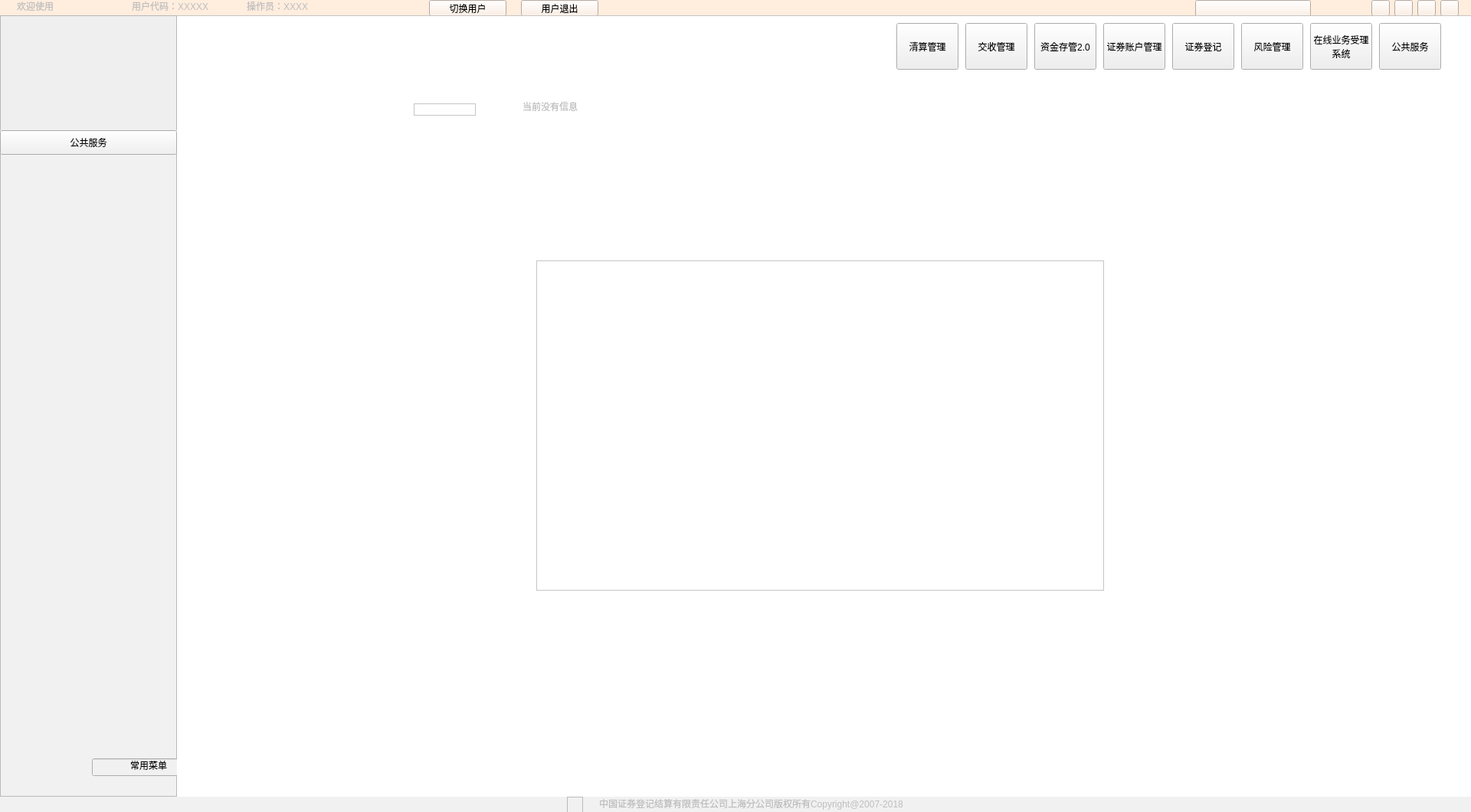
<?xml version="1.0" encoding="UTF-8"?>
<ui version="4.0">
 <class>dashboard</class>
 <widget class="QWidget" name="dashboard">
  <property name="geometry">
   <rect>
    <x>0</x>
    <y>0</y>
    <width>1920</width>
    <height>1060</height>
   </rect>
  </property>
  <property name="windowTitle">
   <string>Form</string>
  </property>
  <widget class="QWidget" name="widget" native="true">
   <property name="geometry">
    <rect>
     <x>0</x>
     <y>0</y>
     <width>1920</width>
     <height>21</height>
    </rect>
   </property>
   <property name="styleSheet">
    <string notr="true">background-color: rgb(255, 237, 222);</string>
   </property>
   <widget class="QLineEdit" name="lineEdit">
    <property name="enabled">
     <bool>false</bool>
    </property>
    <property name="geometry">
     <rect>
      <x>20</x>
      <y>0</y>
      <width>113</width>
      <height>21</height>
     </rect>
    </property>
    <property name="text">
     <string>欢迎使用</string>
    </property>
    <property name="frame">
     <bool>false</bool>
    </property>
   </widget>
   <widget class="QLineEdit" name="lineEdit_2">
    <property name="enabled">
     <bool>false</bool>
    </property>
    <property name="geometry">
     <rect>
      <x>170</x>
      <y>0</y>
      <width>113</width>
      <height>21</height>
     </rect>
    </property>
    <property name="text">
     <string>用户代码：XXXXX</string>
    </property>
    <property name="frame">
     <bool>false</bool>
    </property>
   </widget>
   <widget class="QToolButton" name="toolButton">
    <property name="geometry">
     <rect>
      <x>560</x>
      <y>0</y>
      <width>101</width>
      <height>21</height>
     </rect>
    </property>
    <property name="text">
     <string>切换用户</string>
    </property>
   </widget>
   <widget class="QToolButton" name="toolButton_2">
    <property name="geometry">
     <rect>
      <x>680</x>
      <y>0</y>
      <width>101</width>
      <height>21</height>
     </rect>
    </property>
    <property name="text">
     <string>用户退出</string>
    </property>
   </widget>
   <widget class="QLineEdit" name="lineEdit_3">
    <property name="enabled">
     <bool>false</bool>
    </property>
    <property name="geometry">
     <rect>
      <x>320</x>
      <y>0</y>
      <width>113</width>
      <height>21</height>
     </rect>
    </property>
    <property name="text">
     <string>操作员：XXXX</string>
    </property>
    <property name="frame">
     <bool>false</bool>
    </property>
   </widget>
   <widget class="QToolButton" name="toolButton_3">
    <property name="geometry">
     <rect>
      <x>1880</x>
      <y>0</y>
      <width>24</width>
      <height>21</height>
     </rect>
    </property>
    <property name="icon">
     <iconset resource="image.qrc">
      <normaloff>:/image/close.png</normaloff>:/image/close.png</iconset>
    </property>
    <property name="iconSize">
     <size>
      <width>24</width>
      <height>21</height>
     </size>
    </property>
   </widget>
   <widget class="QToolButton" name="toolButton_4">
    <property name="geometry">
     <rect>
      <x>1850</x>
      <y>0</y>
      <width>24</width>
      <height>21</height>
     </rect>
    </property>
    <property name="icon">
     <iconset resource="image.qrc">
      <normaloff>:/image/rewindow.png</normaloff>:/image/rewindow.png</iconset>
    </property>
    <property name="iconSize">
     <size>
      <width>24</width>
      <height>21</height>
     </size>
    </property>
   </widget>
   <widget class="QToolButton" name="toolButton_6">
    <property name="geometry">
     <rect>
      <x>1820</x>
      <y>0</y>
      <width>24</width>
      <height>21</height>
     </rect>
    </property>
    <property name="icon">
     <iconset resource="image.qrc">
      <normaloff>:/image/minit.png</normaloff>:/image/minit.png</iconset>
    </property>
    <property name="iconSize">
     <size>
      <width>24</width>
      <height>21</height>
     </size>
    </property>
   </widget>
   <widget class="QToolButton" name="toolButton_5">
    <property name="geometry">
     <rect>
      <x>1790</x>
      <y>0</y>
      <width>24</width>
      <height>21</height>
     </rect>
    </property>
    <property name="icon">
     <iconset resource="image.qrc">
      <normaloff>:/image/help.png</normaloff>:/image/help.png</iconset>
    </property>
    <property name="iconSize">
     <size>
      <width>24</width>
      <height>21</height>
     </size>
    </property>
   </widget>
   <widget class="QPushButton" name="pushButton">
    <property name="geometry">
     <rect>
      <x>1560</x>
      <y>0</y>
      <width>151</width>
      <height>23</height>
     </rect>
    </property>
    <property name="styleSheet">
     <string notr="true">image: url(:/image/PROPcombobox.png);</string>
    </property>
   </widget>
  </widget>
  <widget class="QWidget" name="widget_2" native="true">
   <property name="geometry">
    <rect>
     <x>1160</x>
     <y>20</y>
     <width>731</width>
     <height>80</height>
    </rect>
   </property>
   <widget class="QToolButton" name="toolButton_7">
    <property name="geometry">
     <rect>
      <x>10</x>
      <y>10</y>
      <width>81</width>
      <height>61</height>
     </rect>
    </property>
    <property name="text">
     <string>清算管理</string>
    </property>
    <property name="toolButtonStyle">
     <enum>Qt::ToolButtonTextUnderIcon</enum>
    </property>
   </widget>
   <widget class="QToolButton" name="toolButton_8">
    <property name="geometry">
     <rect>
      <x>100</x>
      <y>10</y>
      <width>81</width>
      <height>61</height>
     </rect>
    </property>
    <property name="text">
     <string>交收管理</string>
    </property>
    <property name="icon">
     <iconset resource="image.qrc">
      <normaloff>:/image/settetcontrol.png</normaloff>:/image/settetcontrol.png</iconset>
    </property>
    <property name="iconSize">
     <size>
      <width>40</width>
      <height>40</height>
     </size>
    </property>
    <property name="toolButtonStyle">
     <enum>Qt::ToolButtonTextUnderIcon</enum>
    </property>
   </widget>
   <widget class="QToolButton" name="toolButton_9">
    <property name="geometry">
     <rect>
      <x>190</x>
      <y>10</y>
      <width>81</width>
      <height>61</height>
     </rect>
    </property>
    <property name="text">
     <string>资金存管2.0</string>
    </property>
    <property name="icon">
     <iconset resource="image.qrc">
      <normaloff>:/image/savecontrol.png</normaloff>:/image/savecontrol.png</iconset>
    </property>
    <property name="iconSize">
     <size>
      <width>40</width>
      <height>40</height>
     </size>
    </property>
    <property name="toolButtonStyle">
     <enum>Qt::ToolButtonTextUnderIcon</enum>
    </property>
   </widget>
   <widget class="QToolButton" name="toolButton_10">
    <property name="geometry">
     <rect>
      <x>280</x>
      <y>10</y>
      <width>81</width>
      <height>61</height>
     </rect>
    </property>
    <property name="text">
     <string>证券账户管理</string>
    </property>
   </widget>
   <widget class="QToolButton" name="toolButton_11">
    <property name="geometry">
     <rect>
      <x>370</x>
      <y>10</y>
      <width>81</width>
      <height>61</height>
     </rect>
    </property>
    <property name="text">
     <string>证券登记</string>
    </property>
    <property name="icon">
     <iconset resource="image.qrc">
      <normaloff>:/image/reso.png</normaloff>:/image/reso.png</iconset>
    </property>
    <property name="iconSize">
     <size>
      <width>40</width>
      <height>40</height>
     </size>
    </property>
    <property name="toolButtonStyle">
     <enum>Qt::ToolButtonTextUnderIcon</enum>
    </property>
   </widget>
   <widget class="QToolButton" name="toolButton_12">
    <property name="geometry">
     <rect>
      <x>460</x>
      <y>10</y>
      <width>81</width>
      <height>61</height>
     </rect>
    </property>
    <property name="text">
     <string>风险管理</string>
    </property>
    <property name="icon">
     <iconset resource="image.qrc">
      <normaloff>:/image/dangercontrol.png</normaloff>:/image/dangercontrol.png</iconset>
    </property>
    <property name="iconSize">
     <size>
      <width>40</width>
      <height>40</height>
     </size>
    </property>
    <property name="toolButtonStyle">
     <enum>Qt::ToolButtonTextUnderIcon</enum>
    </property>
   </widget>
   <widget class="QToolButton" name="toolButton_13">
    <property name="geometry">
     <rect>
      <x>550</x>
      <y>10</y>
      <width>81</width>
      <height>61</height>
     </rect>
    </property>
    <property name="text">
     <string>在线业务受理
系统</string>
    </property>
   </widget>
   <widget class="QToolButton" name="toolButton_14">
    <property name="geometry">
     <rect>
      <x>640</x>
      <y>10</y>
      <width>81</width>
      <height>61</height>
     </rect>
    </property>
    <property name="text">
     <string>公共服务</string>
    </property>
   </widget>
  </widget>
  <widget class="QWidget" name="widget_3" native="true">
   <property name="geometry">
    <rect>
     <x>0</x>
     <y>20</y>
     <width>1920</width>
     <height>1041</height>
    </rect>
   </property>
   <widget class="QFrame" name="frame">
    <property name="geometry">
     <rect>
      <x>0</x>
      <y>0</y>
      <width>231</width>
      <height>151</height>
     </rect>
    </property>
    <property name="styleSheet">
     <string notr="true">border-image: url(:/image/PROPlogo.png);</string>
    </property>
    <property name="frameShape">
     <enum>QFrame::StyledPanel</enum>
    </property>
    <property name="frameShadow">
     <enum>QFrame::Raised</enum>
    </property>
   </widget>
   <widget class="QStackedWidget" name="stackedWidget">
    <property name="geometry">
     <rect>
      <x>0</x>
      <y>150</y>
      <width>231</width>
      <height>891</height>
     </rect>
    </property>
    <property name="styleSheet">
     <string notr="true">background-color: rgb(241, 241, 241);</string>
    </property>
    <widget class="QWidget" name="page">
     <widget class="QTreeView" name="treeView">
      <property name="geometry">
       <rect>
        <x>0</x>
        <y>30</y>
        <width>231</width>
        <height>840</height>
       </rect>
      </property>
     </widget>
     <widget class="QLineEdit" name="lineEdit_8">
      <property name="geometry">
       <rect>
        <x>120</x>
        <y>820</y>
        <width>113</width>
        <height>23</height>
       </rect>
      </property>
      <property name="text">
       <string>常用菜单   </string>
      </property>
      <property name="alignment">
       <set>Qt::AlignRight|Qt::AlignTrailing|Qt::AlignVCenter</set>
      </property>
     </widget>
     <widget class="QToolButton" name="toolButton_15">
      <property name="geometry">
       <rect>
        <x>0</x>
        <y>0</y>
        <width>231</width>
        <height>32</height>
       </rect>
      </property>
      <property name="text">
       <string>公共服务</string>
      </property>
      <property name="icon">
       <iconset resource="image.qrc">
        <normaloff>:/image/dashboard.png</normaloff>:/image/dashboard.png</iconset>
      </property>
      <property name="iconSize">
       <size>
        <width>20</width>
        <height>20</height>
       </size>
      </property>
      <property name="toolButtonStyle">
       <enum>Qt::ToolButtonTextBesideIcon</enum>
      </property>
     </widget>
    </widget>
    <widget class="QWidget" name="page_2"/>
   </widget>
   <widget class="QStackedWidget" name="stackedWidget_2">
    <property name="geometry">
     <rect>
      <x>230</x>
      <y>0</y>
      <width>1691</width>
      <height>1041</height>
     </rect>
    </property>
    <widget class="QWidget" name="page_3">
     <property name="styleSheet">
      <string notr="true">background-color: rgb(255, 255, 255);</string>
     </property>
     <widget class="QFrame" name="frame_2">
      <property name="geometry">
       <rect>
        <x>0</x>
        <y>0</y>
        <width>1691</width>
        <height>111</height>
       </rect>
      </property>
      <property name="styleSheet">
       <string notr="true">border-image: url(:/image/publicservertop.png);</string>
      </property>
      <property name="frameShape">
       <enum>QFrame::StyledPanel</enum>
      </property>
      <property name="frameShadow">
       <enum>QFrame::Raised</enum>
      </property>
     </widget>
     <widget class="QLineEdit" name="lineEdit_5">
      <property name="geometry">
       <rect>
        <x>0</x>
        <y>110</y>
        <width>1691</width>
        <height>23</height>
       </rect>
      </property>
      <property name="frame">
       <bool>false</bool>
      </property>
     </widget>
     <widget class="QFrame" name="frame_3">
      <property name="geometry">
       <rect>
        <x>310</x>
        <y>115</y>
        <width>81</width>
        <height>16</height>
       </rect>
      </property>
      <property name="styleSheet">
       <string notr="true">border-image: url(:/image/newmessage.png);</string>
      </property>
      <property name="frameShape">
       <enum>QFrame::StyledPanel</enum>
      </property>
      <property name="frameShadow">
       <enum>QFrame::Raised</enum>
      </property>
     </widget>
     <widget class="QLineEdit" name="lineEdit_6">
      <property name="enabled">
       <bool>false</bool>
      </property>
      <property name="geometry">
       <rect>
        <x>450</x>
        <y>110</y>
        <width>1241</width>
        <height>23</height>
       </rect>
      </property>
      <property name="text">
       <string>当前没有信息</string>
      </property>
      <property name="frame">
       <bool>false</bool>
      </property>
     </widget>
     <widget class="QFrame" name="frame_4">
      <property name="geometry">
       <rect>
        <x>470</x>
        <y>320</y>
        <width>741</width>
        <height>431</height>
       </rect>
      </property>
      <property name="styleSheet">
       <string notr="true">border-image: url(:/image/welcomedashboard.png);</string>
      </property>
      <property name="frameShape">
       <enum>QFrame::StyledPanel</enum>
      </property>
      <property name="frameShadow">
       <enum>QFrame::Raised</enum>
      </property>
     </widget>
    </widget>
    <widget class="QWidget" name="page_4"/>
   </widget>
   <zorder>stackedWidget_2</zorder>
   <zorder>frame</zorder>
   <zorder>stackedWidget</zorder>
  </widget>
  <widget class="QWidget" name="widget_4" native="true">
   <property name="geometry">
    <rect>
     <x>0</x>
     <y>1040</y>
     <width>1920</width>
     <height>21</height>
    </rect>
   </property>
   <property name="styleSheet">
    <string notr="true">background-color: rgb(241, 241, 241);</string>
   </property>
   <widget class="QLineEdit" name="lineEdit_4">
    <property name="enabled">
     <bool>false</bool>
    </property>
    <property name="geometry">
     <rect>
      <x>780</x>
      <y>0</y>
      <width>481</width>
      <height>23</height>
     </rect>
    </property>
    <property name="inputMask">
     <string/>
    </property>
    <property name="text">
     <string>中国证券登记结算有限责任公司上海分公司版权所有Copyright@2007-2018</string>
    </property>
    <property name="frame">
     <bool>false</bool>
    </property>
   </widget>
   <widget class="QFrame" name="frame_5">
    <property name="geometry">
     <rect>
      <x>740</x>
      <y>0</y>
      <width>21</width>
      <height>21</height>
     </rect>
    </property>
    <property name="styleSheet">
     <string notr="true">border-image: url(:/image/china-logo.png);</string>
    </property>
    <property name="frameShape">
     <enum>QFrame::StyledPanel</enum>
    </property>
    <property name="frameShadow">
     <enum>QFrame::Raised</enum>
    </property>
   </widget>
  </widget>
  <zorder>widget</zorder>
  <zorder>widget_3</zorder>
  <zorder>widget_2</zorder>
  <zorder>widget_4</zorder>
 </widget>
 <resources>
  <include location="image.qrc"/>
 </resources>
 <connections/>
</ui>
